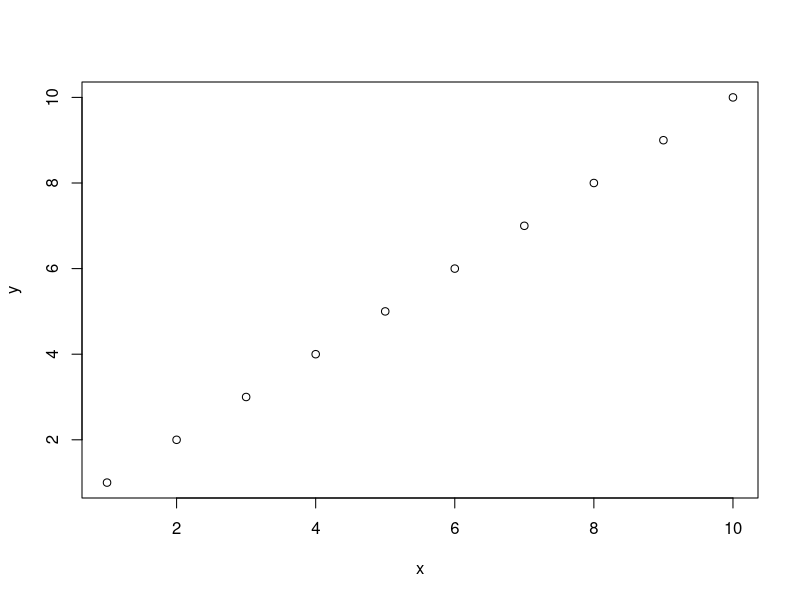
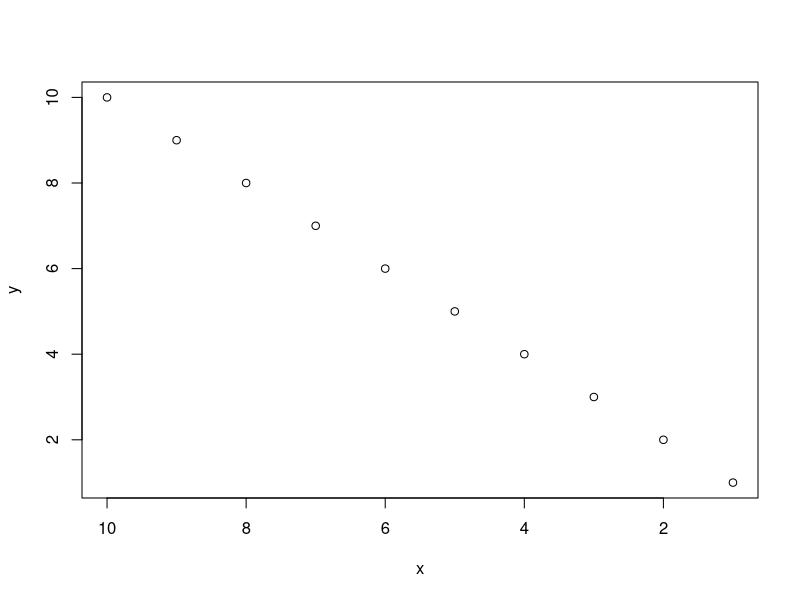
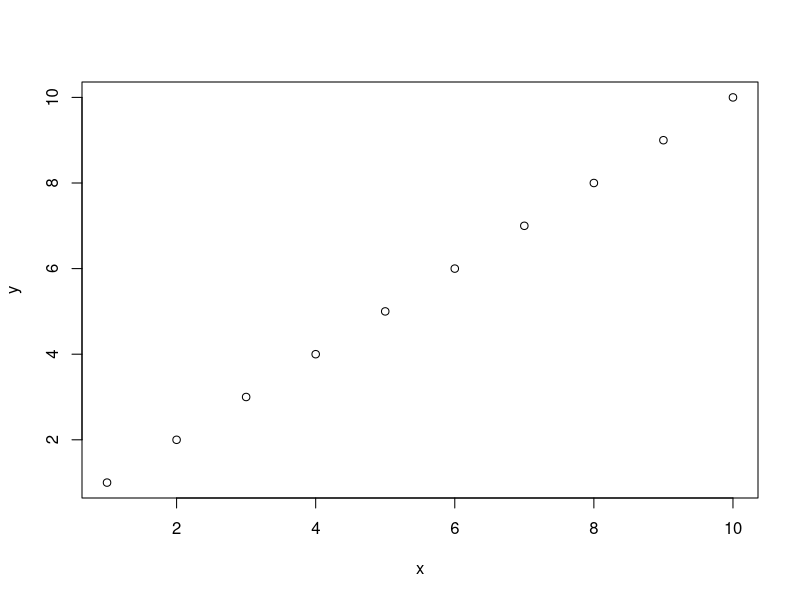
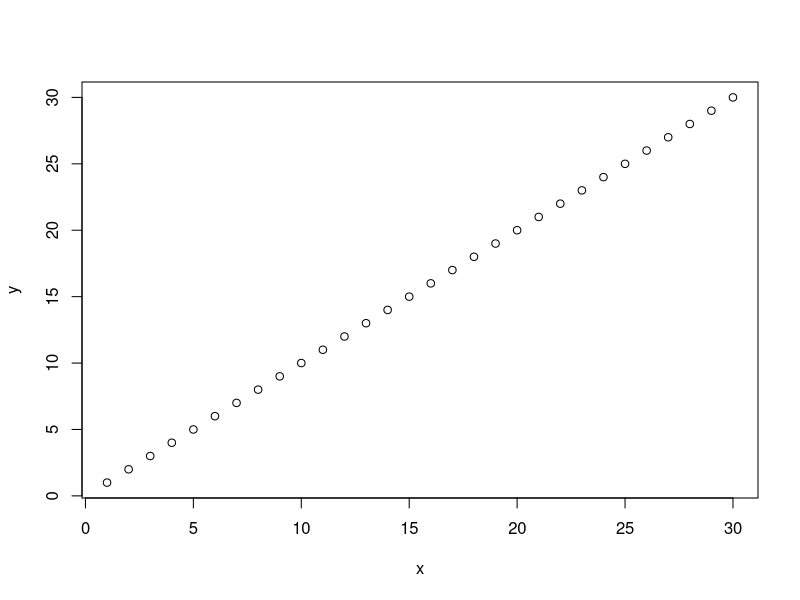
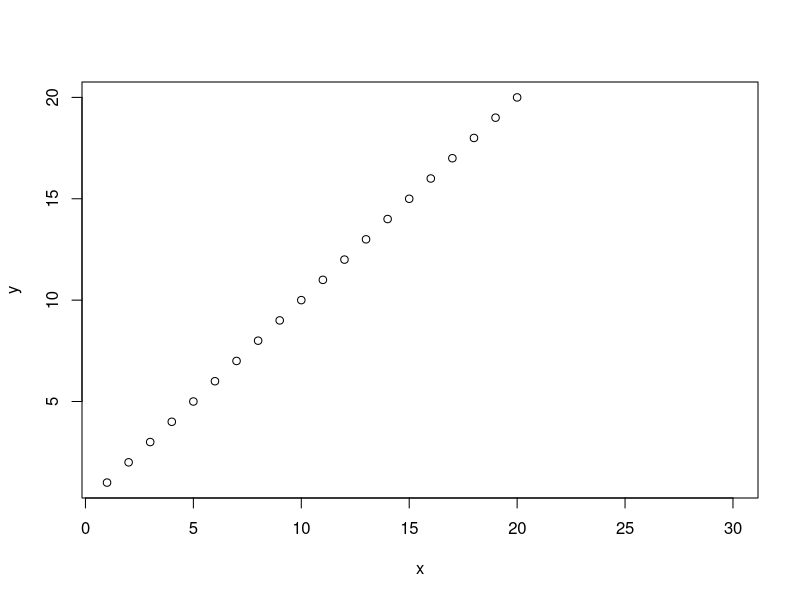

Reproduce these figures in R, in order.
## ---- chunk 1
#傾きを変えて直線????が書けるようになった
x<- 1:10
y<- 1:10
plot(x,y)
plot(x,y, xlim=c(10,1))
plot(x,y, xlim=c(1,10))

x<- 1:30
y<- 1:30
plot(x,y)
plot(x,y, ylim=c(1,20))

